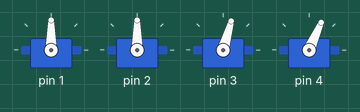
This sketch was run on a simulated Arduino Uno, built with avr-gcc and run on an emulated ATmega328P. Shown: 4 × servo.

Above: at 0.55 s.
At 0.75 s:
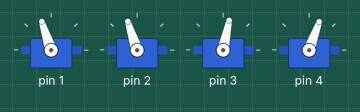
At 0.9 s:
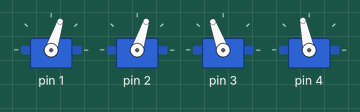
At 1.0 s:
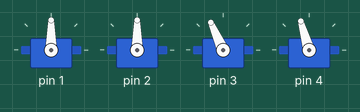
At 1.25 s:
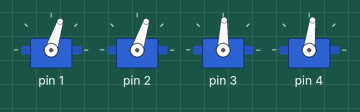
At 1.55 s:
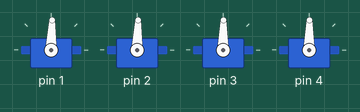
Timing chart, 0 to 3.5 s (numbered marks = the images above):
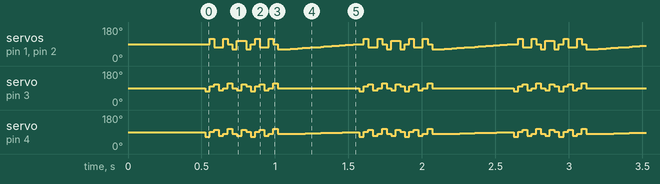

Measured:
- by itself, servo on pin 1, servo on pin 2: moves between 61° and 119°, repeating every 1.0 s
- by itself, servo on pin 4: moves between 66° and 106°, repeating every 1.0 s
- by itself, servo on pin 3: repeats every 1.0 s: 100° 0.03 s, 110° 0.03 s, 78° 0.03 s, 88° 0.03 s, 114° 0.03 s, 88° 0.03 s, 78° 0.03 s, 110° 0.03 s, 100° 0.03 s, 74° 0.03 s, 100° 0.03 s, 110° 0.03 s, 78° 0.03 s, 88° 0.03 s, 114° 0.03 s, 88° 0.29 s, 89° 0.25 s, 90° 0.01 s, 74° 0.03 s

The sketch:

StarWars.ino
```cpp
#include <Servo.h>
#include <Oscillator.h>
#include <Otto.h>
Otto Otto;  //Esse é o Otto!!!

//DECLARANDO VARIÁVEIS
#define LeftLeg 1 //Perna Esquerda
#define RightLeg 2 //Perna Direita
#define LeftFoot 3 //Pé Esquerdo
#define RightFoot 4 //Pé Direito
#define Buzzer 12 //Buzzer
#define TrigerPin 9 //Buzzer
#define EchoPin 8 //Buzzer

void setup() {
  // put your   // put your setup code here, to run once:
  Otto.init(LeftLeg, RightLeg, LeftFoot, RightFoot, true, Buzzer); //Set the servo pins and Buzzer pin
  Otto.home();

}

void loop() {
  Otto.walk(5,100,1); // FORWARD
  // Declare the Star Wars melody as a character array
  const char StarWars[] PROGMEM = "StarWars:d=4,o=5,b=160:32p,32f5,8f5,8a5,16p,16d6,16p,16c6,16p,16a#,16p,16a5,8p,16c6,16p,16f6,16p,16d6,16p,16c6,16p,16a#,16p,16a5,8p,16e6,16p,16f6,16p,16d6,16p,16c6,16p,16a#,16p,16a5,8p,16f5,16p,16d5,16p,16c5,16p,16a,16p,16a#,16p,16c,16p,16d,16p,16f,16p,16a,16p,16g,16p,16f#,16p,16f,16p,16c5,16p,16e5,16p,16a5,16p,16b5,16p,16c6,16p,16e6,16p,16f6,16p,16g6,16p,16a6,16p,16b6,16p,16c7,16p,16d7,16p,16e7,16p,16f7,16p,16g7,16p,16a7,16p,16b7,16p,16c8,16p,16a7,16";

  Otto.home();

}
```
